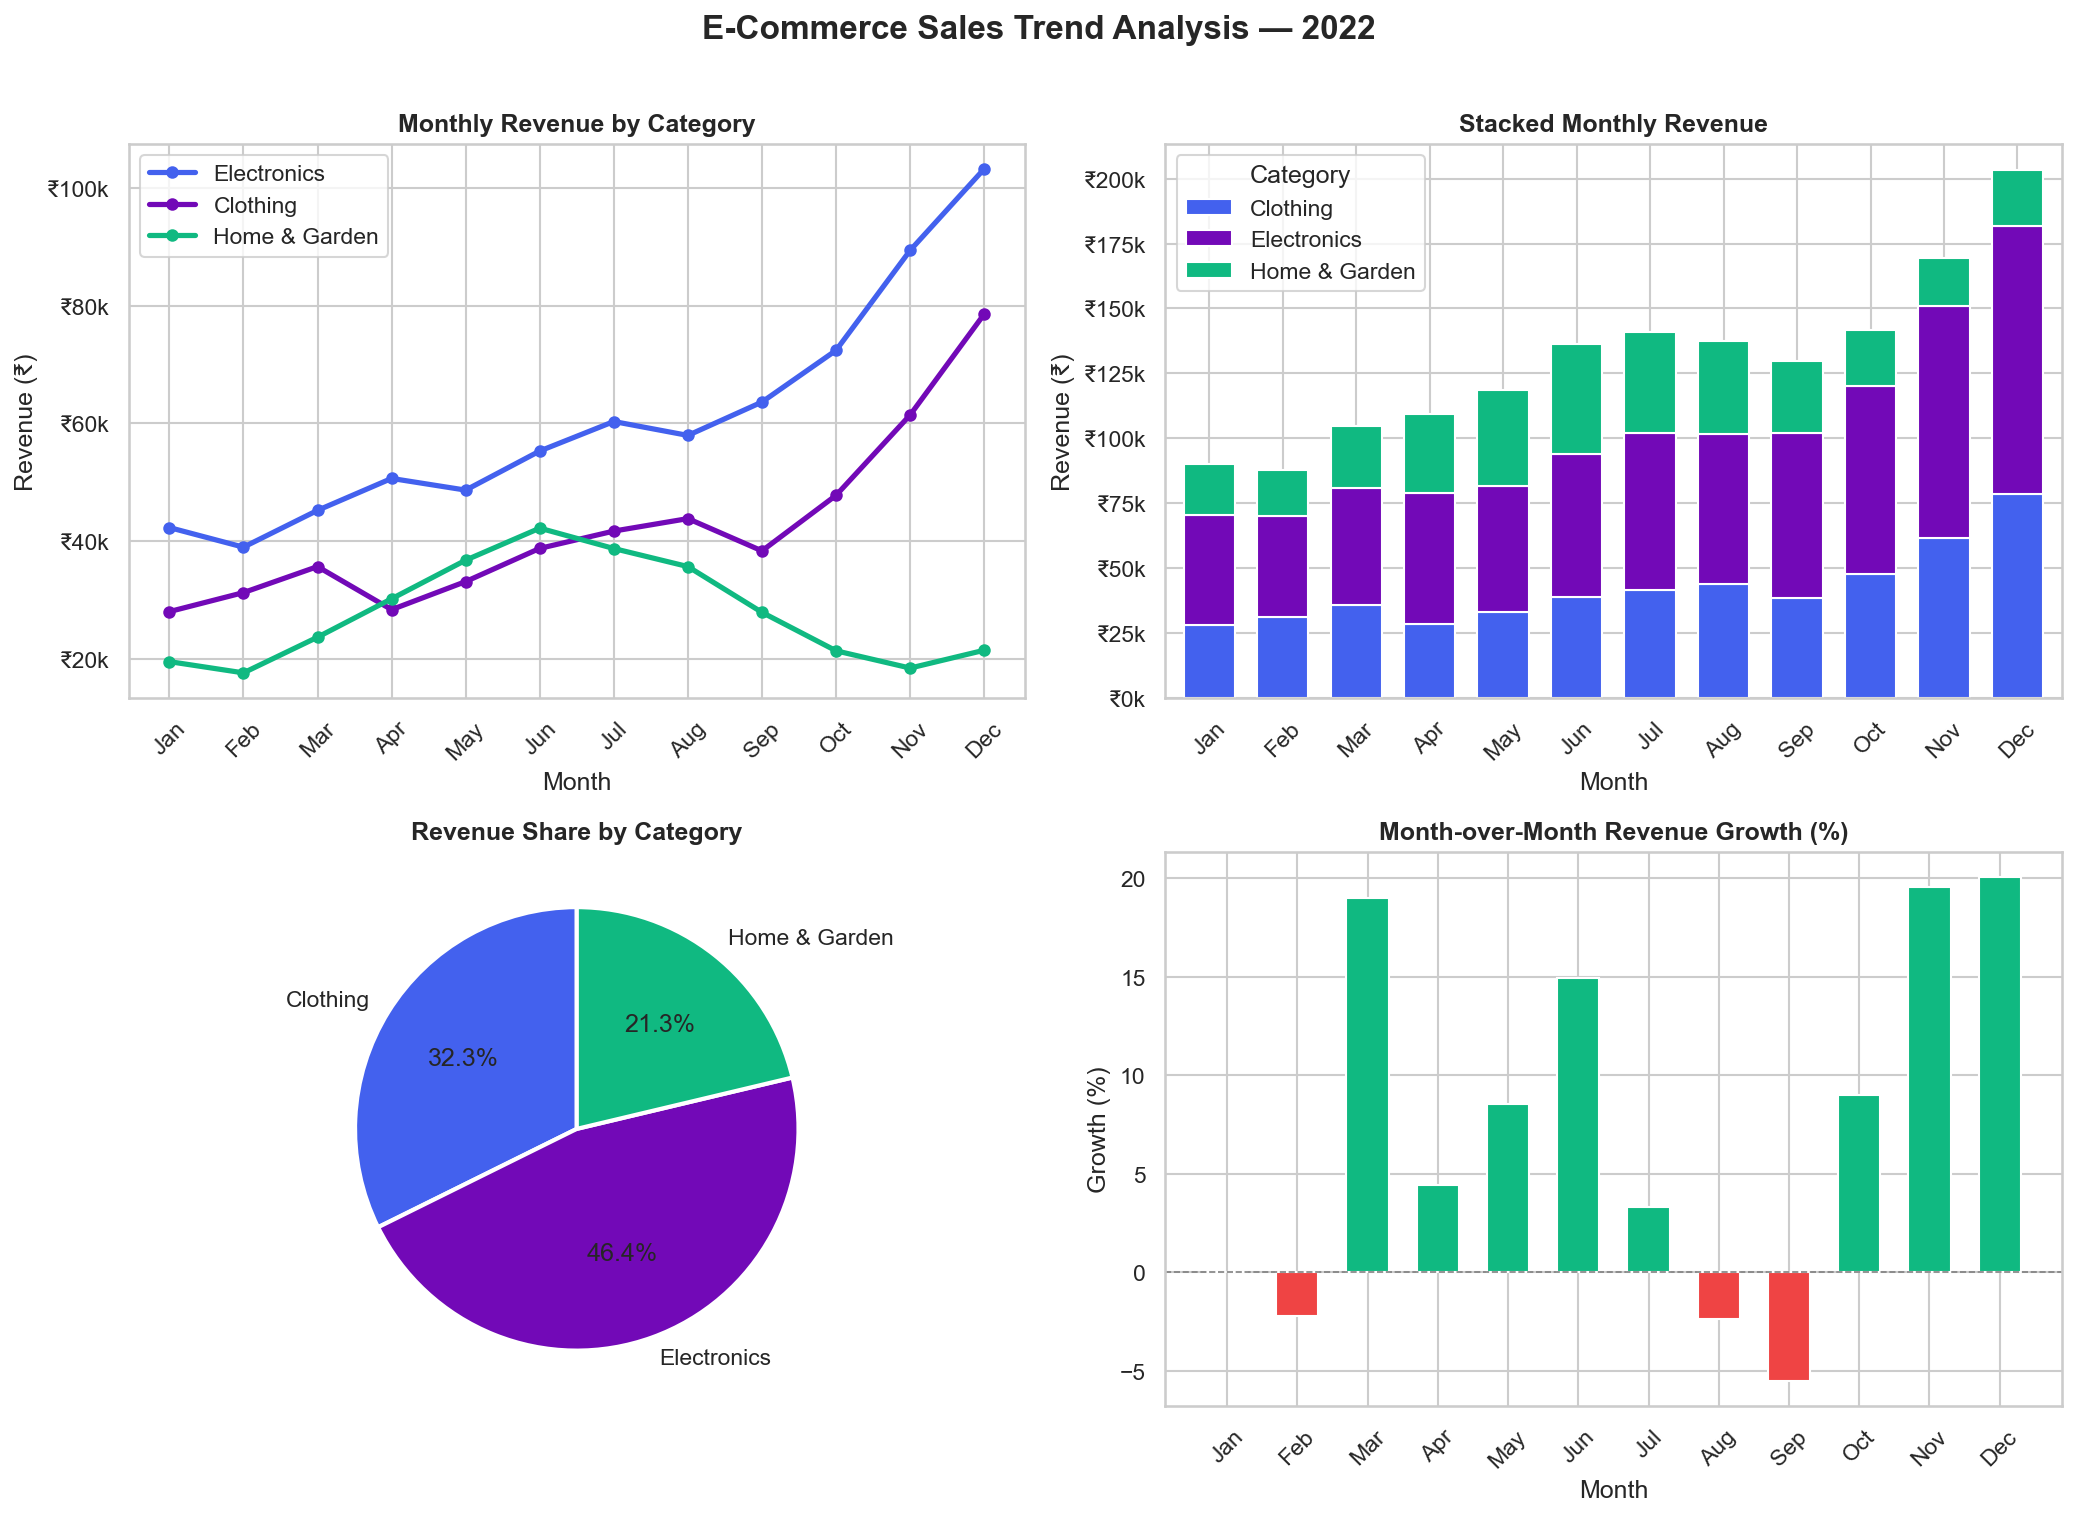

Write the Python code that produced this figure.
"""
E-Commerce Sales Trend Analysis
================================
Dataset: Synthetically generated retail dataset (mirrors real-world patterns)
Tools: Python, Pandas, Matplotlib, Seaborn
Author: Aryan Kumar
"""

import pandas as pd
import numpy as np
import matplotlib.pyplot as plt
import matplotlib.ticker as mticker
import seaborn as sns
import warnings
warnings.filterwarnings("ignore")

# ── 1. Generate Dataset ─────────────────────────────────────────────────────
np.random.seed(42)

months = pd.date_range(start="2022-01-01", periods=12, freq="MS")
categories = ["Electronics", "Clothing", "Home & Garden"]

data = {
    "Month": [],
    "Category": [],
    "Revenue": [],
    "Units_Sold": [],
    "Avg_Order_Value": [],
}

revenue_base = {
    "Electronics":   [42000,38500,45000,51000,48000,55000,61000,58000,63000,72000,89000,104000],
    "Clothing":      [28000,31000,35000,29000,33000,38000,41000,44000,39000,48000,62000,78000],
    "Home & Garden": [19000,17500,24000,31000,36000,42000,39000,35000,28000,22000,19000,21000],
}

for cat, rev_list in revenue_base.items():
    for i, month in enumerate(months):
        rev = rev_list[i] + np.random.randint(-800, 800)
        units = int(rev / np.random.uniform(80, 150))
        aov = round(rev / units, 2)
        data["Month"].append(month)
        data["Category"].append(cat)
        data["Revenue"].append(rev)
        data["Units_Sold"].append(units)
        data["Avg_Order_Value"].append(aov)

df = pd.DataFrame(data)
df.to_csv("sales_data.csv", index=False)
print("✅ Dataset created: sales_data.csv")
print(df.head(10).to_string())

# ── 2. Summary Stats ────────────────────────────────────────────────────────
print("\n📊 Revenue Summary by Category:")
summary = df.groupby("Category")["Revenue"].agg(["sum", "mean", "max", "min"])
summary.columns = ["Total Revenue", "Avg Monthly Revenue", "Peak Month", "Lowest Month"]
summary["Total Revenue"] = summary["Total Revenue"].map("₹{:,.0f}".format)
summary["Avg Monthly Revenue"] = summary["Avg Monthly Revenue"].map("₹{:,.0f}".format)
print(summary.to_string())

total_revenue = df["Revenue"].sum()
print(f"\n💰 Total Annual Revenue: ₹{total_revenue:,.0f}")

# MoM growth
monthly_total = df.groupby("Month")["Revenue"].sum()
mom_growth = monthly_total.pct_change() * 100
print(f"\n📈 Best MoM Growth: {mom_growth.max():.1f}% in {mom_growth.idxmax().strftime('%B %Y')}")
print(f"📉 Worst MoM Change: {mom_growth.min():.1f}% in {mom_growth.idxmin().strftime('%B %Y')}")

# ── 3. Visualizations ───────────────────────────────────────────────────────
sns.set_theme(style="whitegrid", font_scale=1.0)
fig, axes = plt.subplots(2, 2, figsize=(14, 10))
fig.suptitle("E-Commerce Sales Trend Analysis — 2022", fontsize=16, fontweight="bold", y=1.01)

colors = {"Electronics": "#4361ee", "Clothing": "#7209b7", "Home & Garden": "#10b981"}

# Plot 1: Line chart — Monthly Revenue by Category
ax1 = axes[0, 0]
for cat in categories:
    cat_df = df[df["Category"] == cat].sort_values("Month")
    ax1.plot(cat_df["Month"].dt.strftime("%b"), cat_df["Revenue"],
             marker="o", label=cat, color=colors[cat], linewidth=2.5, markersize=5)
ax1.set_title("Monthly Revenue by Category", fontweight="bold")
ax1.set_xlabel("Month")
ax1.set_ylabel("Revenue (₹)")
ax1.yaxis.set_major_formatter(mticker.FuncFormatter(lambda x, _: f"₹{x/1000:.0f}k"))
ax1.legend()
ax1.tick_params(axis="x", rotation=45)

# Plot 2: Stacked Bar — Total Monthly Revenue
ax2 = axes[0, 1]
pivot = df.pivot_table(index="Month", columns="Category", values="Revenue", aggfunc="sum")
pivot.index = pivot.index.strftime("%b")
pivot.plot(kind="bar", stacked=True, ax=ax2, color=list(colors.values()), width=0.7, legend=True)
ax2.set_title("Stacked Monthly Revenue", fontweight="bold")
ax2.set_xlabel("Month")
ax2.set_ylabel("Revenue (₹)")
ax2.yaxis.set_major_formatter(mticker.FuncFormatter(lambda x, _: f"₹{x/1000:.0f}k"))
ax2.tick_params(axis="x", rotation=45)

# Plot 3: Category share (Pie)
ax3 = axes[1, 0]
cat_totals = df.groupby("Category")["Revenue"].sum()
ax3.pie(cat_totals, labels=cat_totals.index, autopct="%1.1f%%",
        colors=list(colors.values()), startangle=90,
        wedgeprops={"edgecolor": "white", "linewidth": 2})
ax3.set_title("Revenue Share by Category", fontweight="bold")

# Plot 4: MoM Growth
ax4 = axes[1, 1]
monthly_total_df = df.groupby("Month")["Revenue"].sum().reset_index()
monthly_total_df["MoM_Growth"] = monthly_total_df["Revenue"].pct_change() * 100
bar_colors = ["#10b981" if x >= 0 else "#ef4444" for x in monthly_total_df["MoM_Growth"].fillna(0)]
ax4.bar(monthly_total_df["Month"].dt.strftime("%b"), monthly_total_df["MoM_Growth"].fillna(0),
        color=bar_colors, width=0.6, edgecolor="white")
ax4.axhline(0, color="gray", linewidth=0.8, linestyle="--")
ax4.set_title("Month-over-Month Revenue Growth (%)", fontweight="bold")
ax4.set_xlabel("Month")
ax4.set_ylabel("Growth (%)")
ax4.tick_params(axis="x", rotation=45)

plt.tight_layout()
plt.savefig("sales_trend_analysis.png", dpi=150, bbox_inches="tight")
plt.show()
print("\n✅ Chart saved: sales_trend_analysis.png")
